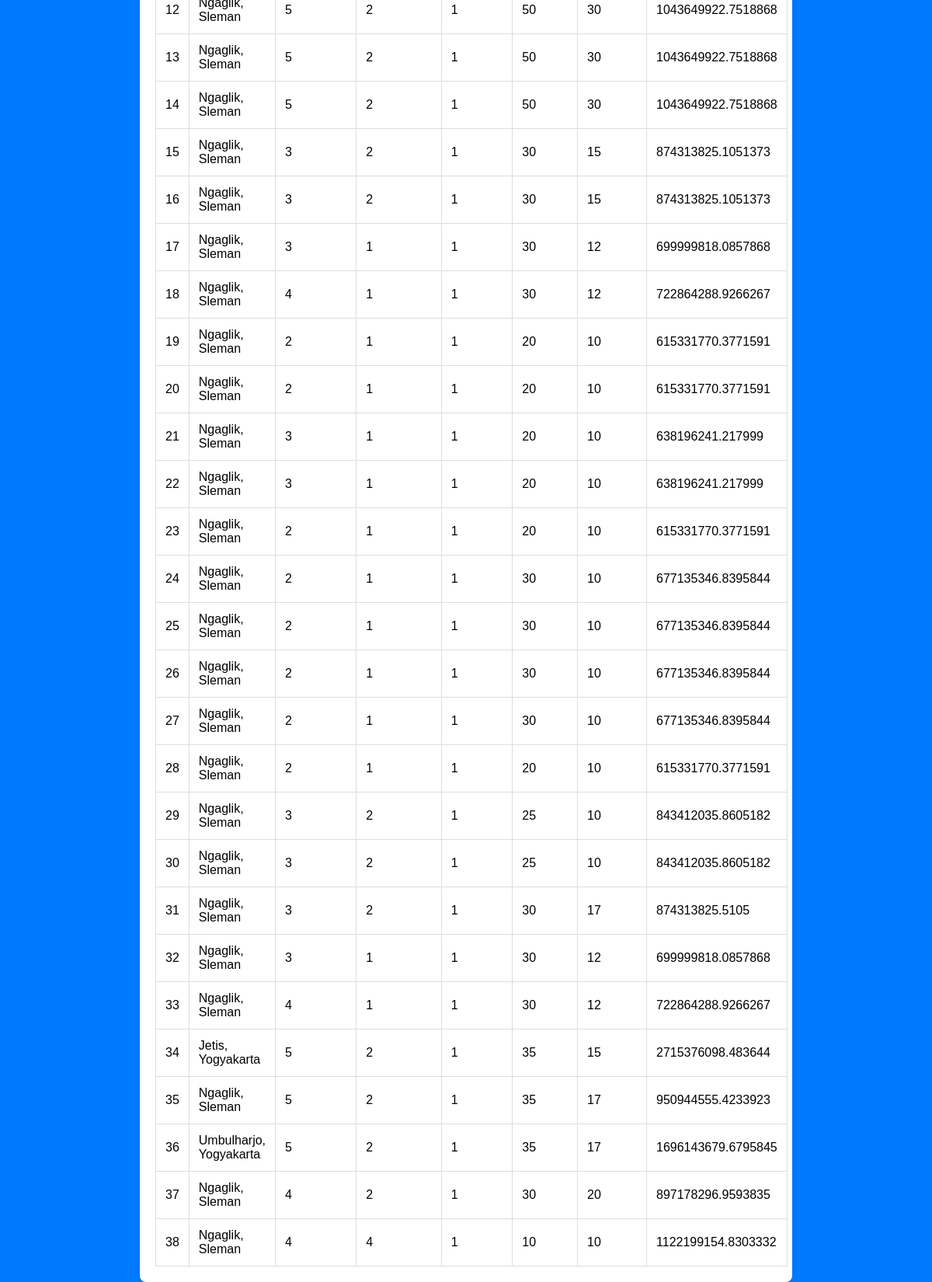
Screenshot of /properties with the database file from the repository.
### app.py (models this page shows)
class Property(db.Model):
    id = db.Column(db.Integer, primary_key=True)
    location = db.Column(db.String(255), nullable=False)
    bed = db.Column(db.Integer, nullable=False)
    bath = db.Column(db.Integer, nullable=False)
    carport = db.Column(db.Integer, nullable=False)
    surface_area = db.Column(db.Integer, nullable=False)
    building_area = db.Column(db.Integer, nullable=False)
    price = db.Column(db.Float, nullable=False)

### app.py (the view)
@app.route('/properties')
def properties():
    all_properties = Property.query.all()
    return render_template('properties.html', properties=all_properties)

### templates/properties.html (shortened to what this page needs)
<!DOCTYPE html>
<html lang="en">
<head>
    <link rel="stylesheet" href="{{ url_for('static', filename='styles.css') }}">
</head>
<body>
    <div class="container">
        <table>
            <tbody>
                {% for property in properties %}
                <tr>
                    <td>{{ property.id }}</td>
                    <td>{{ property.location }}</td>
                    <td>{{ property.bed }}</td>
                    <td>{{ property.bath }}</td>
                    <td>{{ property.carport }}</td>
                    <td>{{ property.surface_area }}</td>
                    <td>{{ property.building_area }}</td>
                    <td>{{ property.price }}</td>
                </tr>
                {% endfor %}
            </tbody>
        </table>
    </div>
</body>
</html>

### static/styles.css (style rules this page uses)
body { font-family: Arial, sans-serif; margin: 0; padding: 0; display: flex; justify-content: center; align-items: center; height: 100vh; background-color: #007bff; }
.container { background: #fff; padding: 20px; box-shadow: 0 0 10px rgba(0, 0, 0, 0.1); border-radius: 8px; max-width: 800px; width: 100%; }
table { width: 100%; border-collapse: collapse; margin-top: 20px; }
table, th, td { border: 1px solid #ddd; }

### rows the page displays
Property: id "12", bed "5", bath "2", carport "1", surface_area "50", building_area "30", price "1043649922.7518868"
Property: id "13", location "Ngaglik, Sleman", bed "5", bath "2", carport "1", surface_area "50", building_area "30", price "1043649922.7518868"
Property: id "14", location "Ngaglik, Sleman", bed "5", bath "2", carport "1", surface_area "50", building_area "30", price "1043649922.7518868"
Property: id "15", location "Ngaglik, Sleman", bed "3", bath "2", carport "1", surface_area "30", building_area "15", price "874313825.1051373"
Property: id "16", location "Ngaglik, Sleman", bed "3", bath "2", carport "1", surface_area "30", building_area "15", price "874313825.1051373"
Property: id "17", location "Ngaglik, Sleman", bed "3", bath "1", carport "1", surface_area "30", building_area "12", price "699999818.0857868"
Property: id "18", location "Ngaglik, Sleman", bed "4", bath "1", carport "1", surface_area "30", building_area "12", price "722864288.9266267"
Property: id "19", location "Ngaglik, Sleman", bed "2", bath "1", carport "1", surface_area "20", building_area "10", price "615331770.3771591"
Property: id "20", location "Ngaglik, Sleman", bed "2", bath "1", carport "1", surface_area "20", building_area "10", price "615331770.3771591"
Property: id "21", location "Ngaglik, Sleman", bed "3", bath "1", carport "1", surface_area "20", building_area "10", price "638196241.217999"
Property: id "22", location "Ngaglik, Sleman", bed "3", bath "1", carport "1", surface_area "20", building_area "10", price "638196241.217999"
Property: id "23", location "Ngaglik, Sleman", bed "2", bath "1", carport "1", surface_area "20", building_area "10", price "615331770.3771591"
Property: id "24", location "Ngaglik, Sleman", bed "2", bath "1", carport "1", surface_area "30", building_area "10", price "677135346.8395844"
Property: id "25", location "Ngaglik, Sleman", bed "2", bath "1", carport "1", surface_area "30", building_area "10", price "677135346.8395844"
Property: id "26", location "Ngaglik, Sleman", bed "2", bath "1", carport "1", surface_area "30", building_area "10", price "677135346.8395844"
Property: id "27", location "Ngaglik, Sleman", bed "2", bath "1", carport "1", surface_area "30", building_area "10", price "677135346.8395844"
Property: id "28", location "Ngaglik, Sleman", bed "2", bath "1", carport "1", surface_area "20", building_area "10", price "615331770.3771591"
Property: id "29", location "Ngaglik, Sleman", bed "3", bath "2", carport "1", surface_area "25", building_area "10", price "843412035.8605182"
Property: id "30", location "Ngaglik, Sleman", bed "3", bath "2", carport "1", surface_area "25", building_area "10", price "843412035.8605182"
Property: id "31", location "Ngaglik, Sleman", bed "3", bath "2", carport "1", surface_area "30", building_area "17", price "874313825.5105"
Property: id "32", location "Ngaglik, Sleman", bed "3", bath "1", carport "1", surface_area "30", building_area "12", price "699999818.0857868"
Property: id "33", location "Ngaglik, Sleman", bed "4", bath "1", carport "1", surface_area "30", building_area "12", price "722864288.9266267"
Property: id "34", location "Jetis, Yogyakarta", bed "5", bath "2", carport "1", surface_area "35", building_area "15", price "2715376098.483644"
Property: id "35", location "Ngaglik, Sleman", bed "5", bath "2", carport "1", surface_area "35", building_area "17", price "950944555.4233923"
Property: id "36", location "Umbulharjo, Yogyakarta", bed "5", bath "2", carport "1", surface_area "35", building_area "17", price "1696143679.6795845"
Property: id "37", location "Ngaglik, Sleman", bed "4", bath "2", carport "1", surface_area "30", building_area "20", price "897178296.9593835"
Property: id "38", location "Ngaglik, Sleman", bed "4", bath "4", carport "1", surface_area "10", building_area "10", price "1122199154.8303332"
